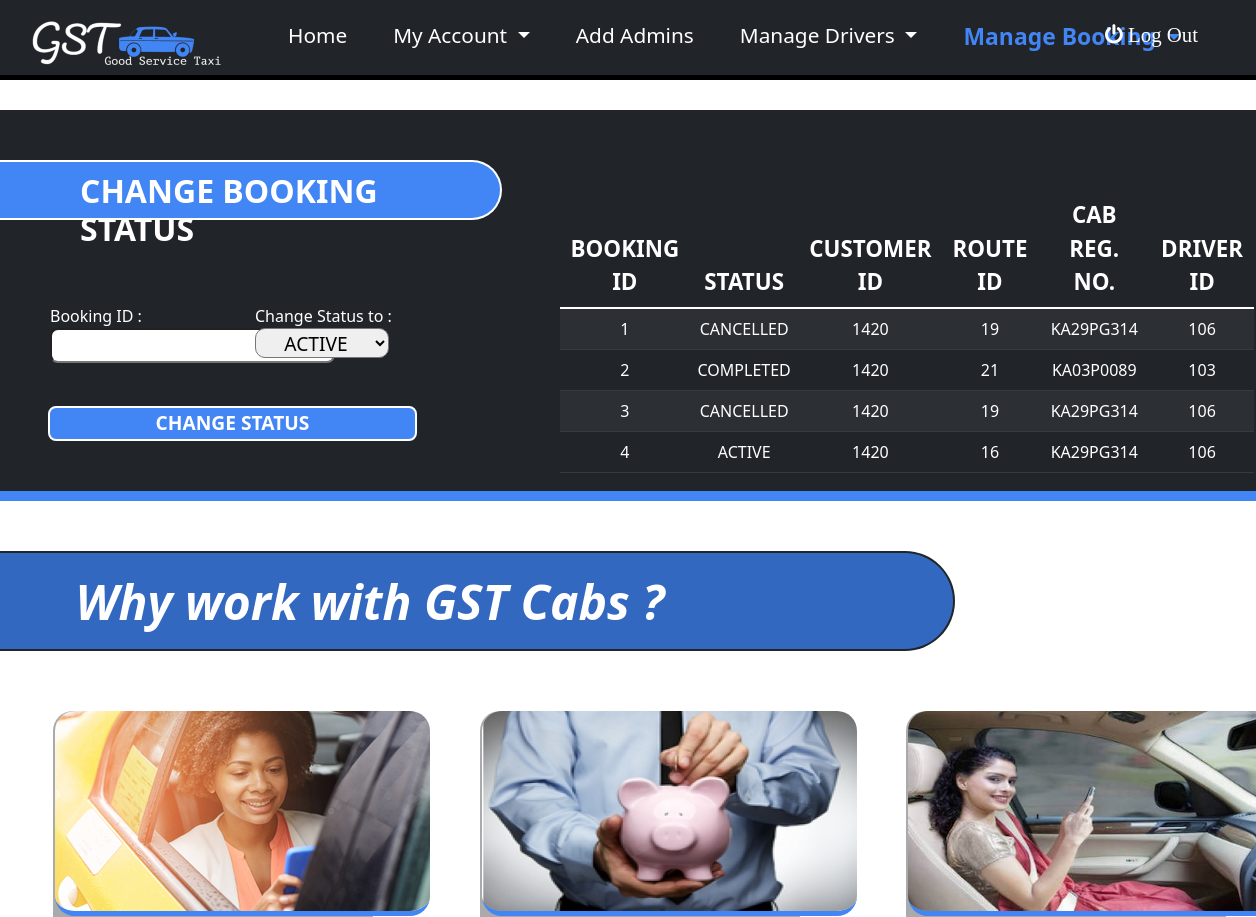
The page /ChangeStatus (upper part) on the database as committed earlier.
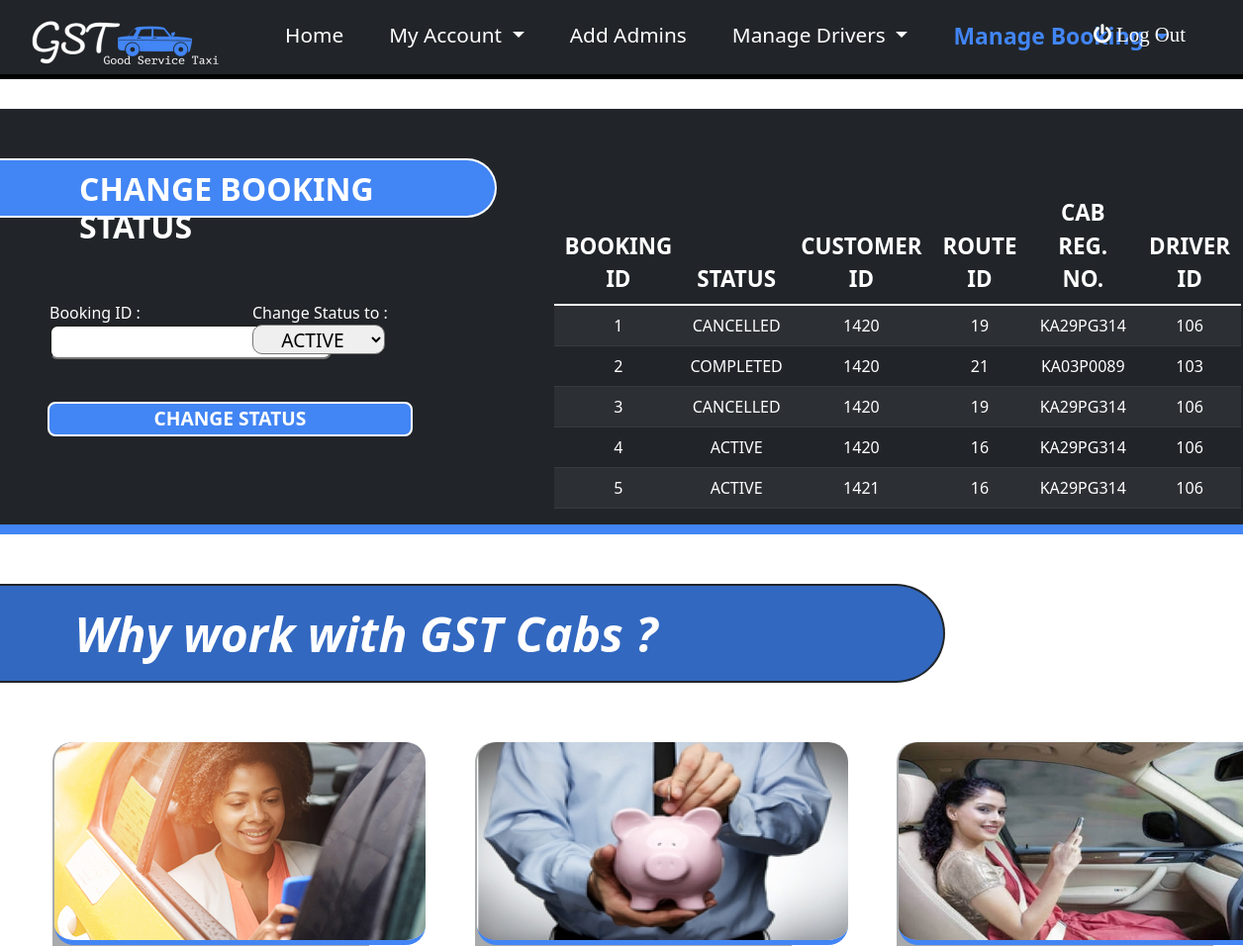
The same page on the database as committed later.
### tables this page shows
CREATE TABLE Booking(
booking_id INTEGER PRIMARY KEY AUTOINCREMENT,
customer_id REFERENCES customer(customer_id),
route_id REFERENCES route(route_id),
reg_no REFERENCES Cab(reg_no),
driver_id REFERENCES CAB(driver_id),
total_fare number(10,2) not null,
status varchar2(20) default 'ACTIVE' not null);

### app.py (the view)
@app.route('/ChangeStatus', methods=("GET","POST"))
def ChangeStatus():
    global bookingId, statusOpt
    con = sqlite3.connect("DBMS.db")
    cur = con.cursor()
    query = "SELECT * FROM BOOKING ORDER BY CUSTOMER_ID"
    cur.execute(query)
    rows = cur.fetchall()
    con.close()
    form = ChangeStatusForm();
    if form.validate_on_submit():
        f = request.form
        bookingId = f['bookingId']
        statusOpt = f['statusOpt']
        return render_template('StatusConfirm.html',adminid=adminid,bookingId=bookingId,statusOpt=statusOpt)
    return render_template('ChangeStatus.html',adminid=adminid,rows=rows,form=form)

### templates/ChangeStatus.html (shortened to what this page needs)
{% extends "AdminBase.html" %}
{% block content %}
<div class="row" id="mainContainer">
  <div class="col-4">
    <h2 class="title"> CHANGE BOOKING STATUS </h2>
    <form action="{{ url_for('ChangeStatus') }}" method="POST" autocomplete="off" >
    <div class="row" id="formDiv">
      <div class="col-6">
          <br>
        <fieldset class="form-field">
          {{ form.bookingId.label }}<br>
          {{ form.bookingId }}
          </fieldset>
      </div>
      <div class="col-5">
      <br>
      <fieldset class="form-field">
        {{ form.statusOpt.label }}<br>
        {{ form.statusOpt }}
        </fieldset>
      <br><br>
      </div>
      <br><br>
      {{ form.submit }}
    <br>
    </div>
  </form>
  </div>
  <div id="table" class="col-7 offset-1"  >
    <table class="table table-dark table-striped">
        <thead>
            <tr>
              <th scope="col">BOOKING ID</th>
              <th scope="col">STATUS</th>
              <th scope="col">CUSTOMER ID</th>
              <th scope="col">ROUTE ID</th>
              <th scope="col">CAB REG. NO.</th>
              <th scope="col">DRIVER ID</th>
            </tr>
        </thead>
        <tbody>
            {% for rowdata in rows %}
            <tr>
              <td>{{rowdata[0]}}</td>
              <td>{{rowdata[6]}}</td>
              <td>{{rowdata[1]}}</td>
              <td>{{rowdata[2]}}</td>
              <td>{{rowdata[3]}}</td>
              <td>{{rowdata[4]}}</td>
            </tr>
            {% endfor %}
        </tbody>
    </table>
  </div>
</div>
<h1 class="title2">Why work with GST Cabs ?</h1>
<div class="row" id="container2">
  <div class="col-3 offset-0 container2-items container2-items1">
    <img src ="{{url_for('static',filename='images/login1.jpg')}}">
</div>
<div class="col-3 offset-1 container2-items">
  <img src ="{{url_for('static',filename='images/login2.jpg')}}">
</div>
<div class="col-3 offset-1 container2-items">
  <img src ="{{url_for('static',filename='images/login3.jpg')}}">
</div>
</div>
{% endblock %}

Rows that differ between the two databases and show on the page:
added Booking: booking_id "5", status "ACTIVE", customer "1421", route "16", reg_no "KA29PG314", driver "106"
